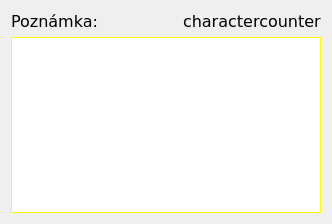
  <widget class="QWidget" name="layoutWidget_2">
   <property name="geometry">
    <rect>
     <x>20</x>
     <y>0</y>
     <width>332</width>
     <height>224</height>
    </rect>
   </property>
   <layout class="QVBoxLayout" name="verticalLayout_2">
    <item>
     <layout class="QHBoxLayout" name="horizontalLayout_5">
      <item>
       <layout class="QHBoxLayout" name="horizontalLayout_4">
        <item>
         <widget class="QLabel" name="label">
          <property name="font">
           <font>
            <family>Verdana</family>
            <pointsize>12</pointsize>
           </font>
          </property>
          <property name="text">
           <string>Poznámka:</string>
          </property>
         </widget>
        </item>
        <item>
         <spacer name="horizontalSpacer_2">
          <property name="orientation">
           <enum>Qt::Horizontal</enum>
          </property>
          <property name="sizeHint" stdset="0">
           <size>
            <width>40</width>
            <height>20</height>
           </size>
          </property>
         </spacer>
        </item>
       </layout>
      </item>
      <item>
       <layout class="QHBoxLayout" name="horizontalLayout_3">
        <item>
         <spacer name="horizontalSpacer">
          <property name="orientation">
           <enum>Qt::Horizontal</enum>
          </property>
          <property name="sizeHint" stdset="0">
           <size>
            <width>40</width>
            <height>20</height>
           </size>
          </property>
         </spacer>
        </item>
        <item>
         <widget class="QLabel" name="Label_Shooting_Charactercount">
          <property name="font">
           <font>
            <family>Verdana</family>
            <pointsize>12</pointsize>
           </font>
          </property>
          <property name="text">
           <string>charactercounter</string>
          </property>
         </widget>
        </item>
       </layout>
      </item>
     </layout>
    </item>
    <item>
     <widget class="QTextEdit" name="TE_Footnotes">
      <property name="font">
       <font>
        <family>Verdana</family>
        <pointsize>10</pointsize>
       </font>
      </property>
      <property name="styleSheet">
       <string notr="true">border: 1px solid yellow;
</string>
      </property>
      <property name="html">
       <string>&lt;!DOCTYPE HTML PUBLIC &quot;-//W3C//DTD HTML 4.0//EN&quot; &quot;http://www.w3.org/TR/REC-html40/strict.dtd&quot;&gt;
&lt;html&gt;&lt;head&gt;&lt;meta name=&quot;qrichtext&quot; content=&quot;1&quot; /&gt;&lt;style type=&quot;text/css&quot;&gt;
p, li { white-space: pre-wrap; }
&lt;/style&gt;&lt;/head&gt;&lt;body style=&quot; font-family:'Verdana'; font-size:10pt; font-weight:400; font-style:normal;&quot;&gt;
&lt;p style=&quot;-qt-paragraph-type:empty; margin-top:0px; margin-bottom:0px; margin-left:0px; margin-right:0px; -qt-block-indent:0; text-indent:0px;&quot;&gt;&lt;br /&gt;&lt;/p&gt;&lt;/body&gt;&lt;/html&gt;</string>
      </property>
     </widget>
    </item>
   </layout>
  </widget>
